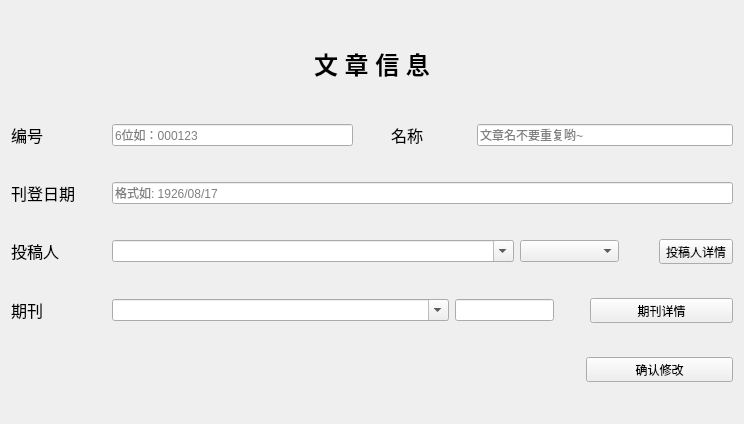
<?xml version="1.0" encoding="UTF-8"?>
<ui version="4.0">
 <class>DPaperInfo</class>
 <widget class="QDialog" name="DPaperInfo">
  <property name="geometry">
   <rect>
    <x>0</x>
    <y>0</y>
    <width>744</width>
    <height>424</height>
   </rect>
  </property>
  <property name="minimumSize">
   <size>
    <width>638</width>
    <height>381</height>
   </size>
  </property>
  <property name="maximumSize">
   <size>
    <width>900</width>
    <height>600</height>
   </size>
  </property>
  <property name="windowTitle">
   <string>文章信息</string>
  </property>
  <layout class="QVBoxLayout" name="verticalLayout">
   <item>
    <widget class="QLabel" name="label">
     <property name="maximumSize">
      <size>
       <width>16777215</width>
       <height>50</height>
      </size>
     </property>
     <property name="text">
      <string>&lt;html&gt;&lt;head/&gt;&lt;body&gt;&lt;p align=&quot;center&quot;&gt;&lt;span style=&quot; font-size:18pt; font-weight:600;&quot;&gt;文 章 信 息&lt;/span&gt;&lt;/p&gt;&lt;/body&gt;&lt;/html&gt;</string>
     </property>
    </widget>
   </item>
   <item>
    <layout class="QHBoxLayout" name="horizontalLayout_7" stretch="11,1,11">
     <item>
      <layout class="QHBoxLayout" name="horizontalLayout" stretch="0,0">
       <item>
        <widget class="QLabel" name="label_id">
         <property name="minimumSize">
          <size>
           <width>95</width>
           <height>0</height>
          </size>
         </property>
         <property name="text">
          <string>&lt;html&gt;&lt;head/&gt;&lt;body&gt;&lt;p&gt;&lt;span style=&quot; font-size:12pt;&quot;&gt;编号&lt;/span&gt;&lt;/p&gt;&lt;/body&gt;&lt;/html&gt;</string>
         </property>
         <property name="textFormat">
          <enum>Qt::AutoText</enum>
         </property>
        </widget>
       </item>
       <item>
        <widget class="QLineEdit" name="line_id">
         <property name="placeholderText">
          <string>6位如：000123</string>
         </property>
        </widget>
       </item>
      </layout>
     </item>
     <item>
      <spacer name="horizontalSpacer">
       <property name="orientation">
        <enum>Qt::Horizontal</enum>
       </property>
       <property name="sizeHint" stdset="0">
        <size>
         <width>40</width>
         <height>20</height>
        </size>
       </property>
      </spacer>
     </item>
     <item>
      <layout class="QHBoxLayout" name="horizontalLayout_3">
       <item>
        <widget class="QLabel" name="label_name">
         <property name="minimumSize">
          <size>
           <width>80</width>
           <height>0</height>
          </size>
         </property>
         <property name="text">
          <string>&lt;html&gt;&lt;head/&gt;&lt;body&gt;&lt;p&gt;&lt;span style=&quot; font-size:12pt;&quot;&gt;名称&lt;/span&gt;&lt;/p&gt;&lt;/body&gt;&lt;/html&gt;</string>
         </property>
         <property name="textFormat">
          <enum>Qt::AutoText</enum>
         </property>
        </widget>
       </item>
       <item>
        <widget class="QLineEdit" name="line_name">
         <property name="placeholderText">
          <string>文章名不要重复哟~</string>
         </property>
        </widget>
       </item>
      </layout>
     </item>
    </layout>
   </item>
   <item>
    <layout class="QHBoxLayout" name="horizontalLayout_8" stretch="0">
     <item>
      <layout class="QHBoxLayout" name="horizontalLayout_2">
       <item>
        <widget class="QLabel" name="label_date">
         <property name="minimumSize">
          <size>
           <width>95</width>
           <height>0</height>
          </size>
         </property>
         <property name="text">
          <string>&lt;html&gt;&lt;head/&gt;&lt;body&gt;&lt;p&gt;&lt;span style=&quot; font-size:12pt;&quot;&gt;刊登日期&lt;/span&gt;&lt;/p&gt;&lt;/body&gt;&lt;/html&gt;</string>
         </property>
         <property name="textFormat">
          <enum>Qt::AutoText</enum>
         </property>
        </widget>
       </item>
       <item>
        <widget class="QLineEdit" name="line_date">
         <property name="inputMethodHints">
          <set>Qt::ImhDate</set>
         </property>
         <property name="placeholderText">
          <string>格式如: 1926/08/17</string>
         </property>
        </widget>
       </item>
      </layout>
     </item>
    </layout>
   </item>
   <item>
    <layout class="QHBoxLayout" name="horizontalLayout_9" stretch="18,1,0">
     <item>
      <layout class="QHBoxLayout" name="horizontalLayout_5">
       <item>
        <widget class="QLabel" name="label_contributor">
         <property name="minimumSize">
          <size>
           <width>95</width>
           <height>0</height>
          </size>
         </property>
         <property name="text">
          <string>&lt;html&gt;&lt;head/&gt;&lt;body&gt;&lt;p&gt;&lt;span style=&quot; font-size:12pt;&quot;&gt;投稿人&lt;/span&gt;&lt;/p&gt;&lt;/body&gt;&lt;/html&gt;</string>
         </property>
         <property name="textFormat">
          <enum>Qt::AutoText</enum>
         </property>
        </widget>
       </item>
       <item>
        <widget class="QComboBox" name="cmb_contributorName">
         <property name="sizePolicy">
          <sizepolicy hsizetype="Expanding" vsizetype="Fixed">
           <horstretch>0</horstretch>
           <verstretch>0</verstretch>
          </sizepolicy>
         </property>
         <property name="editable">
          <bool>true</bool>
         </property>
        </widget>
       </item>
       <item>
        <widget class="QComboBox" name="cmb_contributorId">
         <property name="minimumSize">
          <size>
           <width>99</width>
           <height>0</height>
          </size>
         </property>
         <property name="maximumSize">
          <size>
           <width>16777215</width>
           <height>16777215</height>
          </size>
         </property>
        </widget>
       </item>
      </layout>
     </item>
     <item>
      <spacer name="horizontalSpacer_3">
       <property name="orientation">
        <enum>Qt::Horizontal</enum>
       </property>
       <property name="sizeType">
        <enum>QSizePolicy::Preferred</enum>
       </property>
       <property name="sizeHint" stdset="0">
        <size>
         <width>40</width>
         <height>20</height>
        </size>
       </property>
      </spacer>
     </item>
     <item>
      <widget class="QToolButton" name="btn_contributor">
       <property name="text">
        <string>投稿人详情</string>
       </property>
       <property name="icon">
        <iconset resource="MainWin.qrc">
         <normaloff>:/Icon/Resources/图标/writer_128px_43469_easyicon.net.ico</normaloff>:/Icon/Resources/图标/writer_128px_43469_easyicon.net.ico</iconset>
       </property>
       <property name="toolButtonStyle">
        <enum>Qt::ToolButtonTextBesideIcon</enum>
       </property>
      </widget>
     </item>
    </layout>
   </item>
   <item>
    <layout class="QHBoxLayout" name="horizontalLayout_10" stretch="18,1,0">
     <item>
      <layout class="QHBoxLayout" name="horizontalLayout_6">
       <item>
        <widget class="QLabel" name="label_journal">
         <property name="minimumSize">
          <size>
           <width>95</width>
           <height>0</height>
          </size>
         </property>
         <property name="text">
          <string>&lt;html&gt;&lt;head/&gt;&lt;body&gt;&lt;p&gt;&lt;span style=&quot; font-size:12pt;&quot;&gt;期刊&lt;/span&gt;&lt;/p&gt;&lt;/body&gt;&lt;/html&gt;</string>
         </property>
         <property name="textFormat">
          <enum>Qt::AutoText</enum>
         </property>
        </widget>
       </item>
       <item>
        <widget class="QComboBox" name="cmb_journal">
         <property name="sizePolicy">
          <sizepolicy hsizetype="Expanding" vsizetype="Fixed">
           <horstretch>0</horstretch>
           <verstretch>0</verstretch>
          </sizepolicy>
         </property>
         <property name="editable">
          <bool>true</bool>
         </property>
        </widget>
       </item>
       <item>
        <widget class="QLineEdit" name="line_journalId">
         <property name="enabled">
          <bool>true</bool>
         </property>
         <property name="sizePolicy">
          <sizepolicy hsizetype="Preferred" vsizetype="Fixed">
           <horstretch>0</horstretch>
           <verstretch>0</verstretch>
          </sizepolicy>
         </property>
         <property name="minimumSize">
          <size>
           <width>99</width>
           <height>0</height>
          </size>
         </property>
         <property name="maximumSize">
          <size>
           <width>99</width>
           <height>16777215</height>
          </size>
         </property>
        </widget>
       </item>
      </layout>
     </item>
     <item>
      <spacer name="horizontalSpacer_2">
       <property name="orientation">
        <enum>Qt::Horizontal</enum>
       </property>
       <property name="sizeType">
        <enum>QSizePolicy::Preferred</enum>
       </property>
       <property name="sizeHint" stdset="0">
        <size>
         <width>40</width>
         <height>20</height>
        </size>
       </property>
      </spacer>
     </item>
     <item>
      <widget class="QToolButton" name="btn_journal">
       <property name="minimumSize">
        <size>
         <width>143</width>
         <height>0</height>
        </size>
       </property>
       <property name="text">
        <string>期刊详情</string>
       </property>
       <property name="icon">
        <iconset resource="MainWin.qrc">
         <normaloff>:/Icon/Resources/图标/book_books.ico</normaloff>:/Icon/Resources/图标/book_books.ico</iconset>
       </property>
       <property name="toolButtonStyle">
        <enum>Qt::ToolButtonTextBesideIcon</enum>
       </property>
      </widget>
     </item>
    </layout>
   </item>
   <item>
    <layout class="QHBoxLayout" name="horizontalLayout_11">
     <item>
      <spacer name="horizontalSpacer_5">
       <property name="orientation">
        <enum>Qt::Horizontal</enum>
       </property>
       <property name="sizeHint" stdset="0">
        <size>
         <width>248</width>
         <height>20</height>
        </size>
       </property>
      </spacer>
     </item>
     <item>
      <widget class="QToolButton" name="btn_confirm">
       <property name="minimumSize">
        <size>
         <width>147</width>
         <height>0</height>
        </size>
       </property>
       <property name="text">
        <string>确认修改</string>
       </property>
       <property name="icon">
        <iconset resource="MainWin.qrc">
         <normaloff>:/Icon/Resources/图标/accept_approve_comfirm_ok_tick_yes.png</normaloff>:/Icon/Resources/图标/accept_approve_comfirm_ok_tick_yes.png</iconset>
       </property>
       <property name="toolButtonStyle">
        <enum>Qt::ToolButtonTextBesideIcon</enum>
       </property>
      </widget>
     </item>
    </layout>
   </item>
  </layout>
 </widget>
 <layoutdefault spacing="6" margin="11"/>
 <resources>
  <include location="MainWin.qrc"/>
 </resources>
 <connections/>
</ui>
